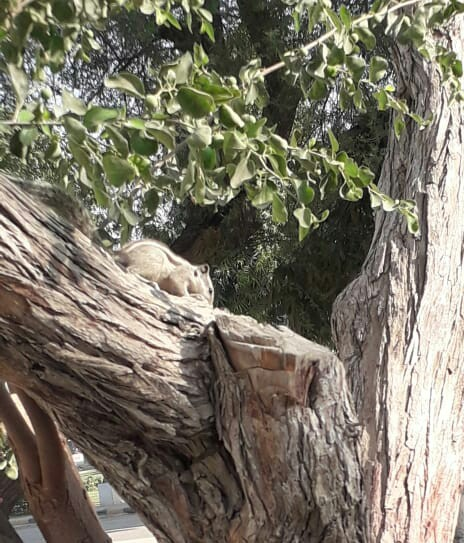
#> input picture Computer Vision/Images/image1.jpg, 464 x 543 px, found by its file name
$ python 'Splitting and Merging Channels.py'
#> lines starting #> are read from the running program, lines starting #| are printed output that depends on the picture
import cv2
import numpy as np

#Reading image from the Images folder
img = cv2.imread('.\Images\image1.jpg', cv2.IMREAD_COLOR) #Making sure that only BGR channels are present without transparency
#> img is the input picture: shape (543, 464, 3); mean B, G, R 101.4, 116.2, 121.4

cv2.imshow('Real Image', img)
cv2.waitKey(0)

#Get the different colour channels of the image
b,g,r = cv2.split(img) #Splits image into the three different channels of lue, green and red (Less efficient than Array Index Slicing)
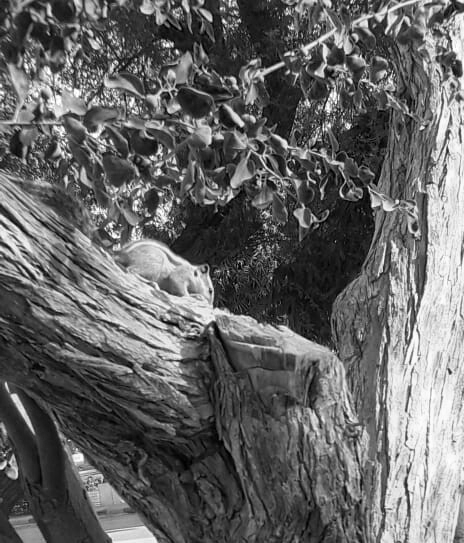
#> b: shape (543, 464); min 0, max 255, mean 101.4
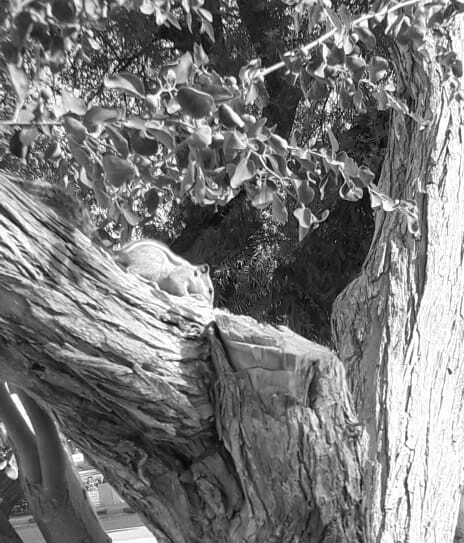
#> r: shape (543, 464); min 0, max 255, mean 121.4

#Using the blue channel only
bimg = img.copy() #Creates a copy of the image matrix
bimg[:, :, 1] = 0 #Setting all green values of image to 0
bimg[:, :, 2] = 0 #Setting all red values of image to 0
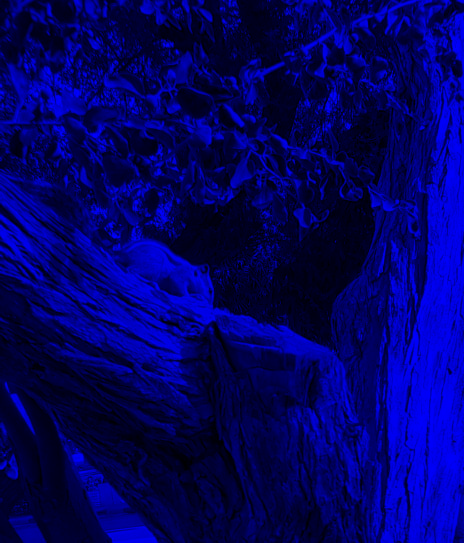
#> bimg: shape (543, 464, 3); mean B, G, R 101.4, 0, 0
cv2.imshow('Blue Channel Image', bimg)
cv2.waitKey(0)


#Using the green channel only
gimg = img.copy() #Creates a copy of the image matrix
gimg[:, :, 0] = 0 #Setting all blue values of image to 0
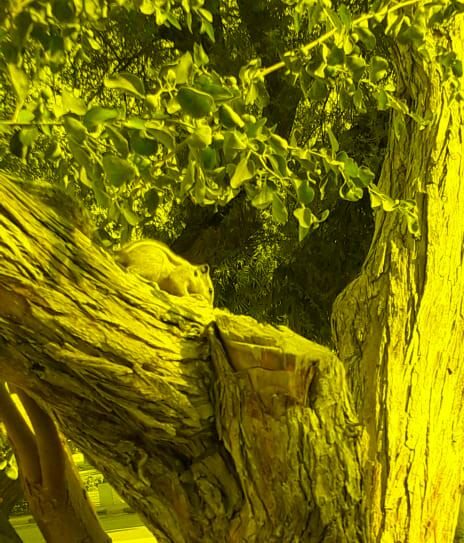
#> gimg: shape (543, 464, 3); mean B, G, R 0, 116.2, 121.4
gimg[:, :, 2] = 0 #Setting all red values of image to 0
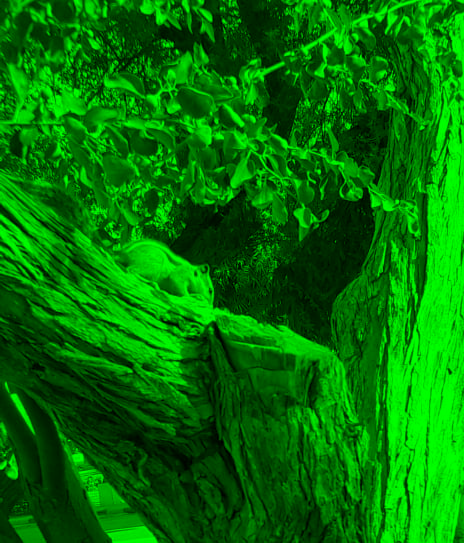
#> gimg: shape (543, 464, 3); mean B, G, R 0, 116.2, 0
cv2.imshow('Green Channel Image', gimg)
cv2.waitKey(0)


#Using the red channel only
rimg = img.copy() #Creates a copy of the image matrix
rimg[:, :, 0] = 0 #Setting all blue values of image to 0
rimg[:, :, 1] = 0 #Setting all green values of image to 0
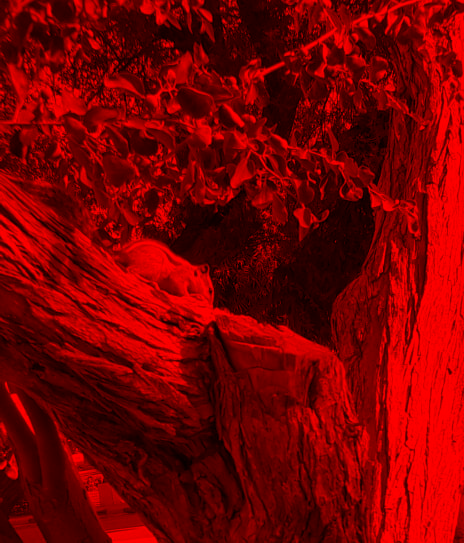
#> rimg: shape (543, 464, 3); mean B, G, R 0, 0, 121.4
cv2.imshow('Red Channel Image', rimg)
cv2.waitKey(0)


#Using the blue and green channels
bgimg = img.copy() #Creates a copy of the image matrix
bgimg[:, :, 2] = 0 #Setting all red values of image to 0
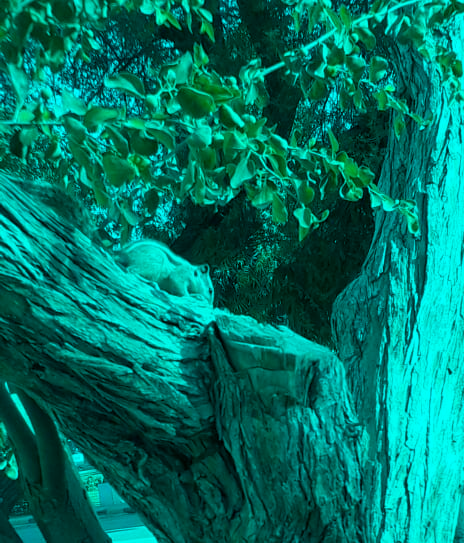
#> bgimg: shape (543, 464, 3); mean B, G, R 101.4, 116.2, 0
cv2.imshow('Cyan Channel Image', bgimg)
cv2.waitKey(0)


#Using the green and red channels
grimg = img.copy() #Creates a copy of the image matrix
grimg[:, :, 0] = 0 #Setting all blue values of image to 0
cv2.imshow('Yellow Channel Image', grimg)
cv2.waitKey(0)


#Using the red and blue channels
rbimg = img.copy() #Creates a copy of the image matrix
rbimg[:, :, 1] = 0 #Setting all green values of image to 0
cv2.imshow('Magenta Channel Image', rbimg)
cv2.waitKey(0)

cv2.destroyAllWindows()

$ run again, with Computer Vision/Images/image2.jpg copied over Computer Vision/Images/image1.jpg
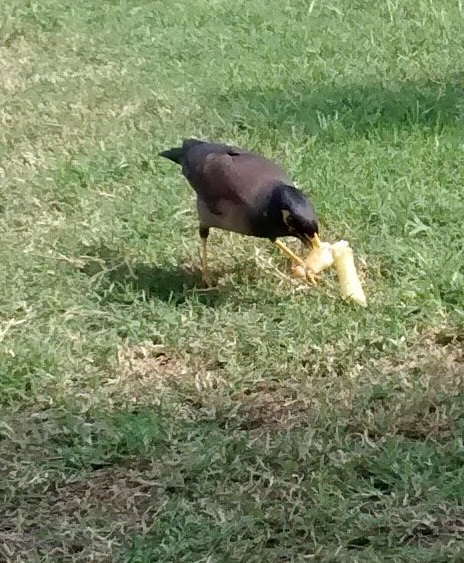
#> input picture Computer Vision/Images/image2.jpg, 464 x 563 px, found by its file name
#> img is the input picture: shape (563, 464, 3); mean B, G, R 98.7, 136.4, 123.2
#> `rimg[:, :, 1] = 0`:
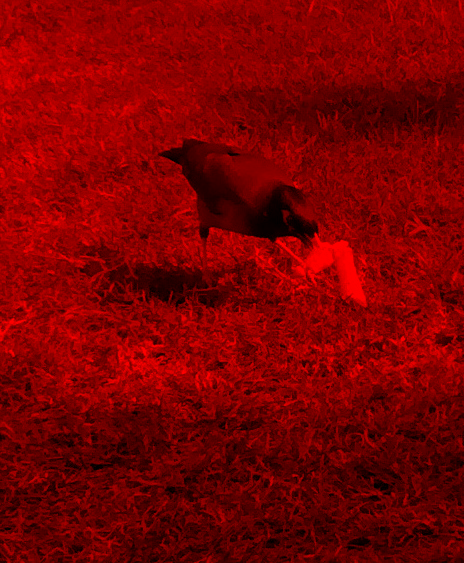
#> rimg: shape (563, 464, 3); mean B, G, R 0, 0, 123.2
#> `bgimg[:, :, 2] = 0`:
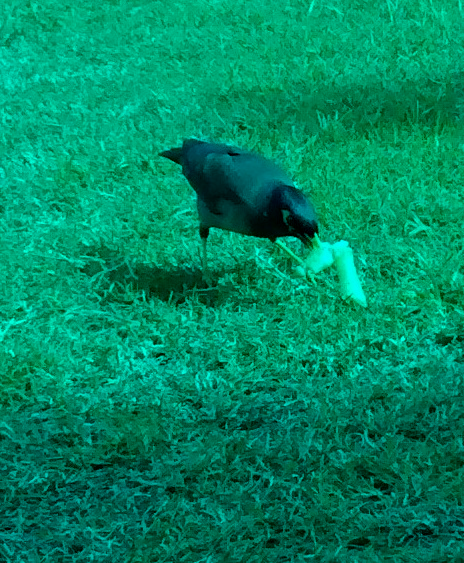
#> bgimg: shape (563, 464, 3); mean B, G, R 98.7, 136.4, 0
